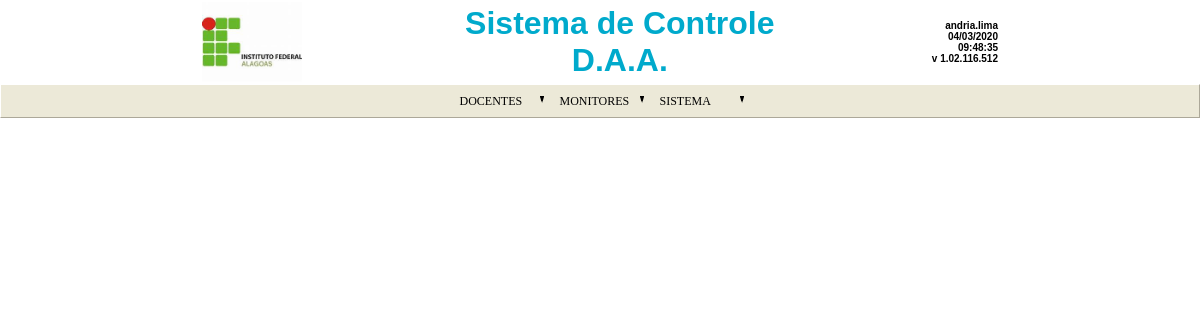
/controle_daa/index.php (signed in), run on the app's committed database.
### tables this page shows
CREATE TABLE `itemmenu` (
  `id_modulo` int(11) NOT NULL,
  `id_itemmenu` varchar(11) NOT NULL,
  `nome` varchar(50) NOT NULL,
  `tipo_tela` varchar(50) DEFAULT NULL,
  `tela` varchar(50) DEFAULT NULL,
  `tipo` varchar(1) NOT NULL
);

CREATE TABLE `modulo` (
  `id_modulo` int(11) NOT NULL,
  `nome` varchar(50) DEFAULT '',
  `path` varchar(100) NOT NULL,
  `seq` int(2) NOT NULL
);

### controle_daa/menu/menu.php (called while the page is built)
<?php
$criaMenu = new Menu_Permissao();
$criaMenu->montaMenu();
?>

### controle_daa/banco/conexao.php (called while the page is built, shortened)
<?php
class Conexao {
    private $user = "root";
    private $senha = "";
    private $banco = "controle_daa";
    private $servidor = "localhost";
    private static $pdo;
    public function conectar () {
        try {
            if (!isset(self::$pdo)) {
                self::$pdo = new PDO('mysql:host='.$this->servidor.';
                    dbname='.$this->banco.'',
                    $this->user,
                    $this->senha,
                    array(PDO::MYSQL_ATTR_INIT_COMMAND => "SET NAMES utf8"));
                self::$pdo->setAttribute(PDO::ATTR_ERRMODE, PDO::ERRMODE_EXCEPTION);
                self::$pdo->setAttribute(PDO::ATTR_ORACLE_NULLS, PDO::NULL_EMPTY_STRING);
            }
            return self::$pdo;
        } catch (PDOException $ex) {
            return 'Error:'.$ex->getCode()."-".$ex->getMessage();
        }
    }
}
?>

### controle_daa/menu/classe/menu.php (called while the page is built, shortened)
<?php
class Menu {
    private $nome_menu;
    private $array_itens;
    public function setTituloMenu (String $titulo_menu) {
        $this->nome_menu = $titulo_menu;
    }
    public function getTituloMenu () {
        return $this->nome_menu;
    }
    public function addItemMenu (Item_Menu $obj_item) {
        $this->array_itens[] = $obj_item;
    }
    public function addSubMenu (Sub_Menu $obj_sub_menu) {
        $this->array_itens[] = $obj_sub_menu;
    }
    public function getItens () {
        return $this->array_itens;
    }
}
?>

### controle_daa/util/funcaocaracter.php (called while the page is built, shortened)
<?php
class FuncaoCaracter {
    public static function acentoTexto ($texto) {
        $carEspecial = array('á', 'é', 'í', 'ó', 'ú', 'ê', 'ô', 'ã', 'õ', 'ç');
        $carHTML   = array('&aacute;','&eacute;','&iacute;','&oacute;','&uacute;','&ecirc;','&ocirc;','&atilde;','&otilde;','&ccedil;');
        $aux = str_replace($carEspecial, $carHTML, $texto);
        $carEspecial = array('Á', 'É', 'Í', 'Ó', 'Ú', 'Ê', 'Ô', 'Ã', 'Õ', 'Ç');
        $carHTML   = array('&Aacute;','&Eacute;','&Iacute;','&Oacute;','&Uacute;','&Ecirc;','&Ocirc;','&Atilde;','&Otilde;','&Ccedil;');
        $aux = str_replace($carEspecial,$carHTML,$aux);
        return $aux;
    }
}
?>

### controle_daa/menu/classe/sub_menu.php (called while the page is built, shortened)
<?php
class Sub_Menu {
    private $tipo_item_menu;
    public function __construct() {
        $this->tipo_item_menu = EnumTipoMenu::Sub_Menu;
    }
    public function getTipoMenu () {
        return $this->tipo_item_menu;
    }
}
?>

### controle_daa/menu/classe/menu_permissao.php (the view, shortened to what this page needs)
<?php
class Menu_Permissao {
    private $array_barra_menu;
    private $conexao;
    public function __construct() {
        $this->conexao = new Conexao();
    }
    private function querySelect ($id) {
        try {
            $cmd = "SELECT m.id_modulo, i.id_itemmenu,  m.nome as modulo, i.nome, m.path, i.tipo_tela, i.tela, i.tipo, m.seq ".
                   "  FROM itemmenu i, modulo m, permissao p".
                   " where m.id_modulo = i.id_modulo ".
                   "   and p.id_modulo=i.id_modulo and p.id_itemmenu=i.id_itemmenu ".
                   "   and p.id_usuario=:param_id".
                   " order by m.seq, i.id_itemmenu";
            $stm = $this->conexao->conectar()->prepare($cmd);
            $stm->bindParam(":param_id", $id, PDO::PARAM_INT);
            $stm->execute();
            return $stm->fetchAll();
        } catch (PDOException $ex) {
            return 'Error:'.$ex->getMessage();
        }
    }
    private function Menu($dados) {
        $nome_menu = $dados['modulo'];
        $menu = new Menu();
        $menu->setTituloMenu($nome_menu);
        return ($menu);
    }
    private function subMenu($dados) {
        $nome_menu = $dados['nome'];
        $sub_menu = new Sub_Menu();
        $sub_menu->setNome($nome_menu);
        return ($sub_menu);
    }
    private function itemMenu($dados) {
        $nome_menu = $dados['nome'];
        $modulo = $dados['path'];
        $tipo_tela = $dados['tipo_tela'];
        $tela = $dados['tela'];
        $link = $_SESSION["dir_base_html"].'?modulo='.$modulo.'&'.$tipo_tela.'='.$tela;
        $item_menu = new Item_Menu();
        $item_menu->setNome($nome_menu);
        $item_menu->setLink($link);
        $item_menu->setTarget(EnumTargetPage::Self_Page);
        return ($item_menu);
    }
    private function carregaMenu ($id_usuario) {
        $id_modulo = null;
        $grupo = NULL;
        $array = $this->querySelect($id_usuario);
        foreach ($array as $registro) {
            $id_menu = $registro['id_itemmenu'];
            $item = explode('.', $id_menu);
            $item = $registro[0].$item[0];
            $new_grupo = 'F';
            if ($grupo <> $item) {
                if (isset($grupo)) {
                    $new_grupo = 'T';
                }
                $grupo = $item;
            }
            if ($new_grupo == 'T') {
                if (isset($sub_menu)) {
                    $menu->addSubMenu($sub_menu);
                }
                $sub_menu = NULL;
            }
            if ($id_modulo <> $registro[0]) {
                $id_modulo = $registro[0];
                if (isset($menu)) {
                    $this->array_barra_menu[] = $menu;
                }
                $menu = $this->Menu($registro);
            }
            $tipo = $registro[7];
            if ($tipo == 'S') {
                $sub_menu = $this->subMenu($registro);
            } else {
                $item_menu = $this->itemMenu($registro);
                if (isset($sub_menu)) {
                    $sub_menu->addItemMenu($item_menu);
                } else {
                    $menu->addItemMenu($item_menu);
                }
            }
        }
        $this->array_barra_menu[] = $menu;
        return $this->array_barra_menu;
    }
    public function montaMenu () {
        $this->array_barra_menu = $this->carregaMenu ($_SESSION["id"]);
        $html = '';
        $html .= '<DIV id="bar"><center>';
        $html .= '<TABLE class="XulMenu" id="menu1" cellSpacing="0" cellPadding="0">';
        $html .= '  <TBODY>';
        $html .= '  <TR>';
        foreach ($this->array_barra_menu as $obj_barramenu) {
            $html .= '<TD align=left width="100px">';
            $html .= '<A class=button href="javascript:void(0)">'.FuncaoCaracter::acentoTexto($obj_barramenu->getTituloMenu()).'<IMG class="arrow" height="7" alt="" src="./menu/icons/marcador.gif" width="4"></A>';
            $html .= '<DIV class=section>';
            $array_menu = $obj_barramenu->getItens();
            foreach ($array_menu as $obj_menu) {
                switch ($obj_menu->getTipoMenu()) {
                    case EnumTipoMenu::Sub_Menu:
                        $html .= '<A class="item" href="javascript:void(0)">'.FuncaoCaracter::acentoTexto($obj_menu->getNome()).'<IMG class="arrow" height="7" alt="" src="./menu/icons/seta.gif" width="4"></A>';
                        $html .= ' <DIV class=section>';
                        $array_itens = $obj_menu->getItens();
                        foreach ($array_itens as $obj_itemmenu) {
                            $html .= '<A class=item href='.$obj_itemmenu->getLink().' '.$obj_itemmenu->getTarget().'>'.FuncaoCaracter::acentoTexto($obj_itemmenu->getNome()).'</a>';
                        }
                        $html .= ' </DIV>';
                        break;
                    case EnumTipoMenu::Item_Menu:
                        $html .= '<A class="item" href='.$obj_menu->getLink().' '.$obj_itemmenu->getTarget().'>'.FuncaoCaracter::acentoTexto($obj_menu->getNome()).'</a>';
                        break;
                }
            }
            $html .= '</div>';
            $html .= '</TD>';
        }
        $html .= '</TR>';
        $html .= '</TBODY>';
        $html .= '</TABLE>';
        $html .= '</center>';
        $html .= '</DIV>';
        echo $html;
    }
}
?>

### controle_daa/form/formulario.css (style rules this page uses)
* { margin: 0 auto; padding:0; }

### controle_daa/menu/css/example1.css (style rules this page uses)
.XulMenu { FONT-SIZE: 12px; FONT-FAMILY: tahoma, georgia, verdana; moz-user-select: none }
.XulMenu .button { BORDER-RIGHT: #ece9d8 1px solid; PADDING-RIGHT: 6px; BORDER-TOP: #ece9d8 1px solid; DISPLAY: block; PADDING-LEFT: 6px; PADDING-BOTTOM: 4px; BORDER-LEFT: #ece9d8 1px solid; CURSOR: default; COLOR: #000000; LINE-HEIGHT: normal; PADDING-TOP: 5px; BORDER-BOTTOM: #ece9d8 1px solid; WHITE-SPACE: nowrap; POSITION: relative; TEXT-DECORATION: none }
.XulMenu .arrow { BORDER-TOP-WIDTH: 0px; BORDER-LEFT-WIDTH: 0px; RIGHT: 8px; BORDER-BOTTOM-WIDTH: 0px; POSITION: absolute; TOP: 7px; BORDER-RIGHT-WIDTH: 0px }
HTML .XulMenu TD { POSITION: relative }

### controle_daa/menu/css/tree.css (style rules this page uses)
#bar { BORDER-RIGHT: #aca899 1px solid; BORDER-TOP: #ffffff 1px solid; PADDING-LEFT: 5px; BACKGROUND: #ece9d8; PADDING-BOTTOM: 3px; BORDER-LEFT: #ffffff 1px solid; CURSOR: default; PADDING-TOP: 3px; BORDER-BOTTOM: #aca899 1px solid }

### data on the page
itemmenu: id_modulo.nome "DOCENTES"
itemmenu: id_modulo.nome "MONITORES"
itemmenu: id_modulo.nome "SISTEMA"

### other printed values
$_SESSION["login"] "andria.lima"
FuncaoData::formatoDataHora($_SESSION["user_acess"]) "04/03/2020 09:48:35"
$_SESSION['versao'] "v 1.02.116.512"
